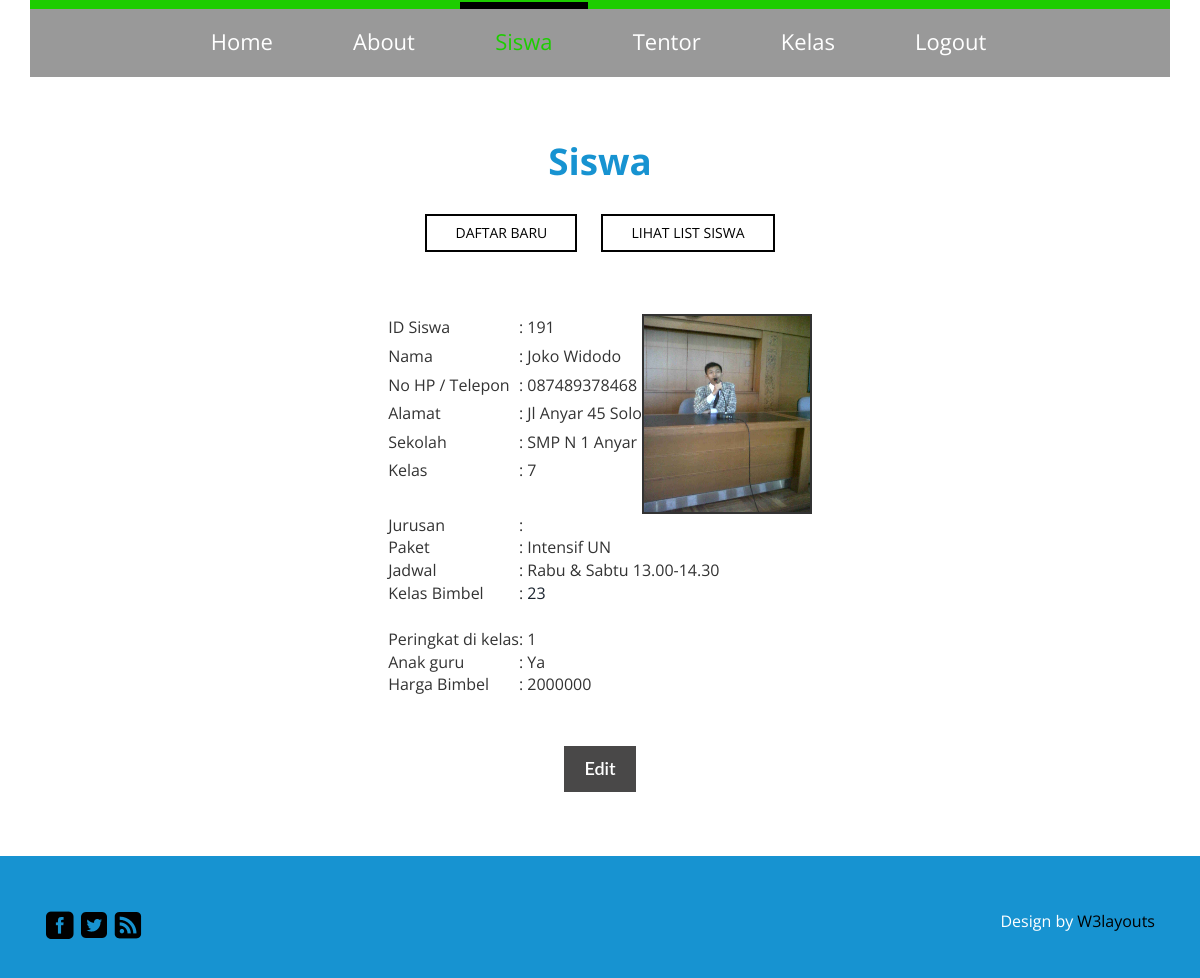
/siswa_detail.php?id_siswa=191 (signed in), run on the app's committed database.
### tables this page shows
CREATE TABLE IF NOT EXISTS `tb_siswa` (
  `id_siswa` int(10) NOT NULL,
  `nama_siswa` varchar(50) NOT NULL,
  `hp_siswa` varchar(15) NOT NULL,
  `alamat_siswa` varchar(100) NOT NULL,
  `sekolah_siswa` varchar(100) NOT NULL,
  `foto_siswa` longblob NOT NULL,
  `id_kelas` int(10) NOT NULL,
  `peringkat_siswa` int(2) NOT NULL,
  `anak_siswa` varchar(10) NOT NULL,
  `harga_siswa` int(10) NOT NULL
);

CREATE TABLE IF NOT EXISTS `tb_kelas` (
  `id_kelas` int(10) NOT NULL,
  `nama_kelas` varchar(20) NOT NULL,
  `jenjang_kelas` varchar(5) NOT NULL,
  `tingkat_kelas` int(2) NOT NULL,
  `jurusan_kelas` varchar(3) DEFAULT NULL,
  `paket_kelas` varchar(15) NOT NULL,
  `kapasitas_kelas` int(2) NOT NULL,
  `hari_kelas` varchar(60) NOT NULL,
  `jam_kelas` varchar(60) NOT NULL,
  `id_tentor` int(10) NOT NULL
);

### siswa_detail.php (the view, shortened to what this page needs)
<?php
	if(ISSET($_SESSION['username']))
	{
		if (!ISSET($_GET['id_siswa']))
		header('location:siswa_list.php');
		else
		{
			$id_siswa	= $_GET['id_siswa'];
			$qryedit	= mysql_query ("select * from tb_siswa where id_siswa = '$id_siswa'");
			$dataku		= mysql_fetch_object($qryedit);
			$qryedit2	= mysql_query ("select * from tb_kelas where id_kelas = '$dataku->id_kelas'");
			$datamu		= mysql_fetch_object($qryedit2);
			?>
<!DOCTYPE html>
<html>
<head>
<link href="css/bootstrap.css" rel='stylesheet' type='text/css' />
<link href="css/style.css" rel='stylesheet' type='text/css' />
</head>
<body>
	<div class="banner1" id="home">
		<div class="container">
			<div class="header">
				<div class="menu">
					<ul class="nav" id="nav">
					<li><a href="index.html" class="active">Home</a></li>
					<li><a href="about.html">About</a></li>
					<li class="active"><a href="siswa_form.php">Siswa</a></li>
					<li><a href="admissions.html">Tentor</a></li>
					<li><a href="courses.html">Kelas</a></li>
					<li><a href="contact.html">Logout</a></li>
					</ul>
				</div>
			</div>
		</div>
	</div>
	<div class="portfolios" id="portfolio">
		<div class="container">
			<h3 class="top-head w_hd">Siswa</h3>
			<ul id="filters" class="clearfix">
						<a href="siswa_form.php"><li><span class="filter">Daftar Baru</span></li></a>
						<a href="siswa_list.php"><li><span class="filter">Lihat List Siswa</span></li></a>
					</ul>
                    <br />
                    <br />
                    <div class="col-md-2">
                    </div>
				<div class="col-md-8 contact-left">
					<div class="contact-text">
                    	<center>
						<table align="center">
							<tr>
								<td>ID Siswa</td>
								<td>: <?php echo $dataku->id_siswa; ?></td>
								<td rowspan="7">
									<img src="<?php echo $dataku->foto_siswa ?>" style="border:solid 2px" alt="<?php echo $dataku->nama_siswa?>" width="170" height="200" />
								</td>
							</tr>
							<tr>
								<td>Nama</td>
								<td>: <?php echo $dataku->nama_siswa; ?></td>
							</tr>
							<tr>
								<td>No HP / Telepon</td>
								<td>: <?php echo $dataku->hp_siswa; ?></td>
							</tr>
							<tr>
								<td>Alamat</td>
								<td>: <?php echo $dataku->alamat_siswa; ?></td>
							</tr>
							<tr>
								<td>Sekolah</td>
								<td>: <?php echo $datamu->jenjang_kelas . " " . $dataku->sekolah_siswa; ?></td>
							</tr>
							<tr>
								<td>Kelas</td>
								<td>: <?php echo $datamu->tingkat_kelas; ?></td>
							</tr>
							<tr>
								<td colspan="2">&nbsp;</td>
							</tr>
							<?php
								if (isset($datamu->jurusan_kelas))
								echo "<tr><td>Jurusan</td><td>: $datamu->jurusan_kelas</td></tr>"
							?>
							<tr>
								<td>Paket</td>
								<td colspan="2">: <?php echo $datamu->paket_kelas; ?></td>
							</tr>
							<tr>
								<td>Jadwal</td>
								<td colspan="2">: <?php echo $datamu->hari_kelas." ".$datamu->jam_kelas; ?></td>
							</tr>
							<tr>
								<td>Kelas Bimbel</td>
								<td colspan="2">: <a href="kelas_detail.php?id_kelas=<?php echo $dataku->id_kelas?>"><?php echo $dataku->id_kelas; ?></a></td>
							</tr>
							<tr>
								<td colspan="3" align="center">&nbsp;</td>
							</tr>
							<tr>
								<td>Peringkat di kelas</td>
								<td colspan="2">: <?php echo $dataku->peringkat_siswa; ?></td>
							</tr>
							<tr>
								<td>Anak guru</td>
								<td colspan="2">: <?php echo $dataku->anak_siswa; ?></td>
							</tr>
							<tr>
								<td>Harga Bimbel</td>
								<td colspan="2">: <?php echo $dataku->harga_siswa?></td>
							</tr>
						</table>
                        </center>
						<br />
						<a href="siswa_edit.php?id_siswa=<?php echo $dataku->id_siswa?>"><input type="button" value="Edit" /></a>
					</div>
				</div>
                    <div class="col-md-2">
                    </div>
				<div class="clearfix"> </div>
			</div>
		</div>
	<div class="footer">
		<div class="container">
			<div class="footer-main">
				<div class="col-md-6 footer-left">
					<ul>
						<li><a href="#"><span class="fb"> </span></a></li>
						<li><a href="#"><span class="twit"> </span></a></li>
						<li><a href="#"><span class="in"> </span></a></li>
					</ul>
				</div>
				<div class="col-md-6 footer-right">
					<p>Design by <a href="http://w3layouts.com/">W3layouts</a></p>
				</div>
				<div class="clearfix"> </div>
			</div>
		</div>
	</div>
</body>
</html>
			<?php
		}
	}
	else
	{
		header('location:form_login.php?pesan=login');
	}
?>

### css/style.css (style rules this page uses)
h4, h5, h6, h1, h2, h3 { margin-top: 0; }
ul, ol { margin: 0; }
p { margin: 0; }
html, body { font-family: 'Open Sans', sans-serif; font-size: 100%; background:#fff; }
body a { transition:0.5s all; -webkit-transition:0.5s all; -moz-transition:0.5s all; -o-transition:0.5s all; -ms-transition:0.5s all; }
.menu { text-align: center; }
.menu li { display:inline-block; }
.menu li:first-child { margin-left:0; }
.menu li a { display: block; font-size: 22px; font-weight: 400; color: #fff; -webkit-transition: all 0.3s ease; -moz-transition: all 0.3s ease; -o-transition: all 0.3s ease; transition: all 0.3s ease; text-align: center; }
.menu li a:hover,.menu li.active a { color:#1dcd00; }
.nav:before, .nav:after { content: " "; display: table; }
.nav:after { clear: both; }
.nav li { border-top: 5px solid #1dcd00; margin: -7px 3px; }
.nav li:hover,.nav li.active { border-top: 7px solid #000; }
.nav > li > a { margin: 0px 10px; padding: 17px 25px 27px 25px; }
.header { background: rgba(0, 0, 0, 0.4); border-top: 9px solid #1dcd00; }
.footer { background:#1793d1; padding:2em 0px; }
.footer-left ul { padding:0px; }
.footer-left ul li { list-style:none; display:inline-block; }
.footer-left ul li span { background:url(../images/footer-sprit.png) no-repeat; width:30px; height:30px; display:block; transition:0.5s all; -webkit-transition:0.5s all; -moz-transition:0.5s all; -o-transition:0.5s all; -ms-transition:0.5s all; }
.footer-left ul li span.fb { background-position:0px 0px; }
.footer-left ul li span.twit { background-position:-30px 0px; }
.footer-left ul li span.in { background-position:-60px 0px; }
.footer-right p a { color: #000; }
.footer-right p { color: #fff; font-size:16px; text-align: right; }
.footer-main { margin-top: 22px; }
input[type="button"] { border: none; outline: none; color: #fff; background: #494848; padding: 10px 20px; font-family: 'Lato', sans-serif; font-size: 18px; font-weight: 600; margin-top: 1.5em; -webkit-appearance: none; }
.portfolios { padding:4em 0px; text-align:center; }
.w_hd { color: #1793d1!important; font-size: 2.3em; font-weight: 700; }
ul#filters { padding: 0px; margin: 2em 0 1em 0px; }
#filters li { display: -webkit-inline-box; margin:0 10px; }
#filters li span { display: block; padding: 0.5em 2em; text-decoration: none; color: #010101; cursor: pointer; font-size: 0.875em; font-weight: 400; text-transform: uppercase; border: 2px solid #010101; }
.container:after { content: "\0020"; display: block; height: 0; clear: both; visibility: hidden; }
.clearfix:before, .clearfix:after, .row:before, .row:after { content: '\0020'; display: block; overflow: hidden; visibility: hidden; width: 0; height: 0; }
.row:after, .clearfix:after { clear: both; }
.row, .clearfix { zoom: 1; }

### data on the page
tb_siswa: id_siswa "191", foto_siswa (picture), nama_siswa "Joko Widodo", hp_siswa "087489378468", alamat_siswa "Jl Anyar 45 Solo", sekolah_siswa "N 1 Anyar", id_kelas "23", peringkat_siswa "1", anak_siswa "Ya", harga_siswa "2000000"
tb_kelas: jenjang_kelas "SMP", tingkat_kelas "7", paket_kelas "Intensif UN", hari_kelas "Rabu & Sabtu", jam_kelas "13.00-14.30"
